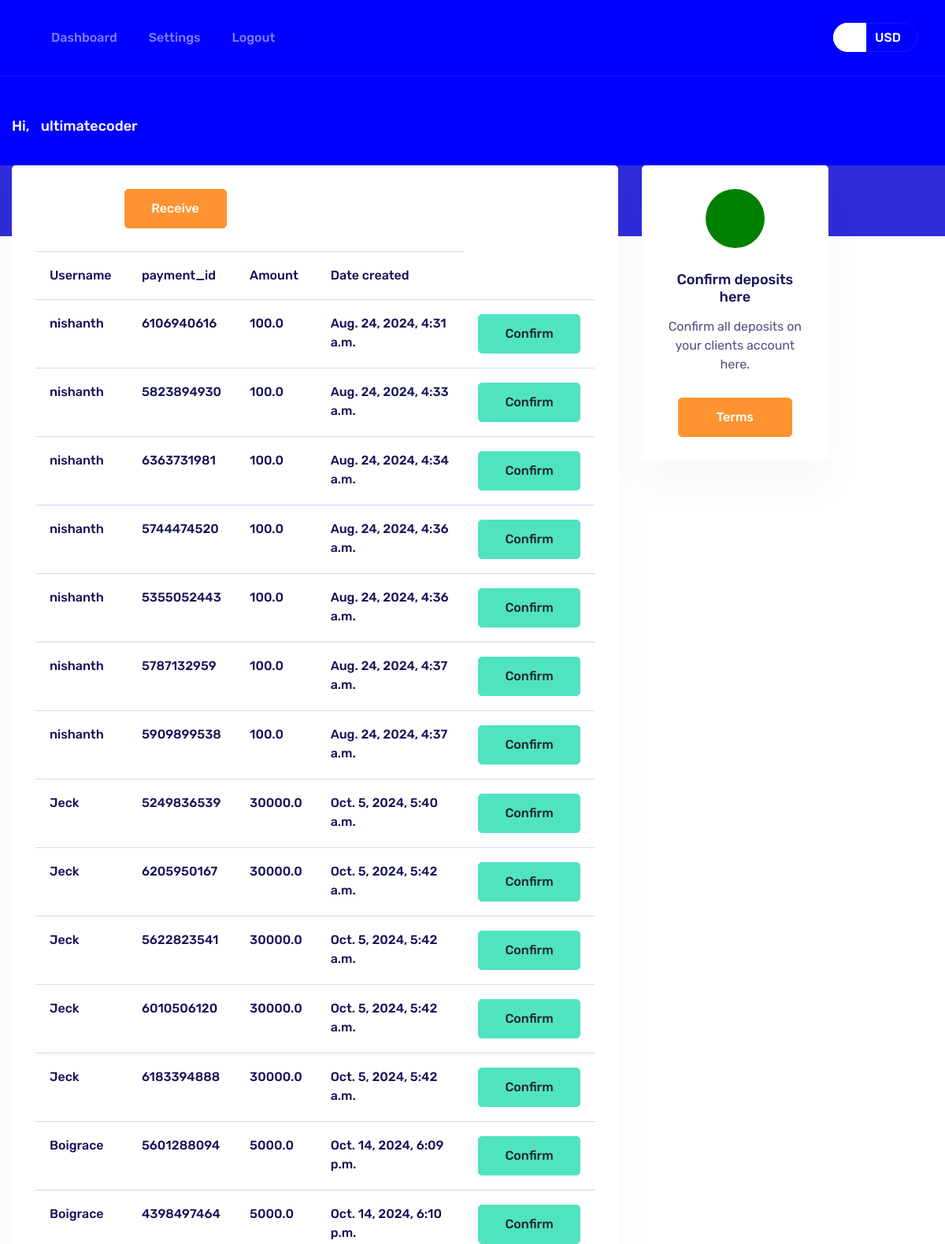
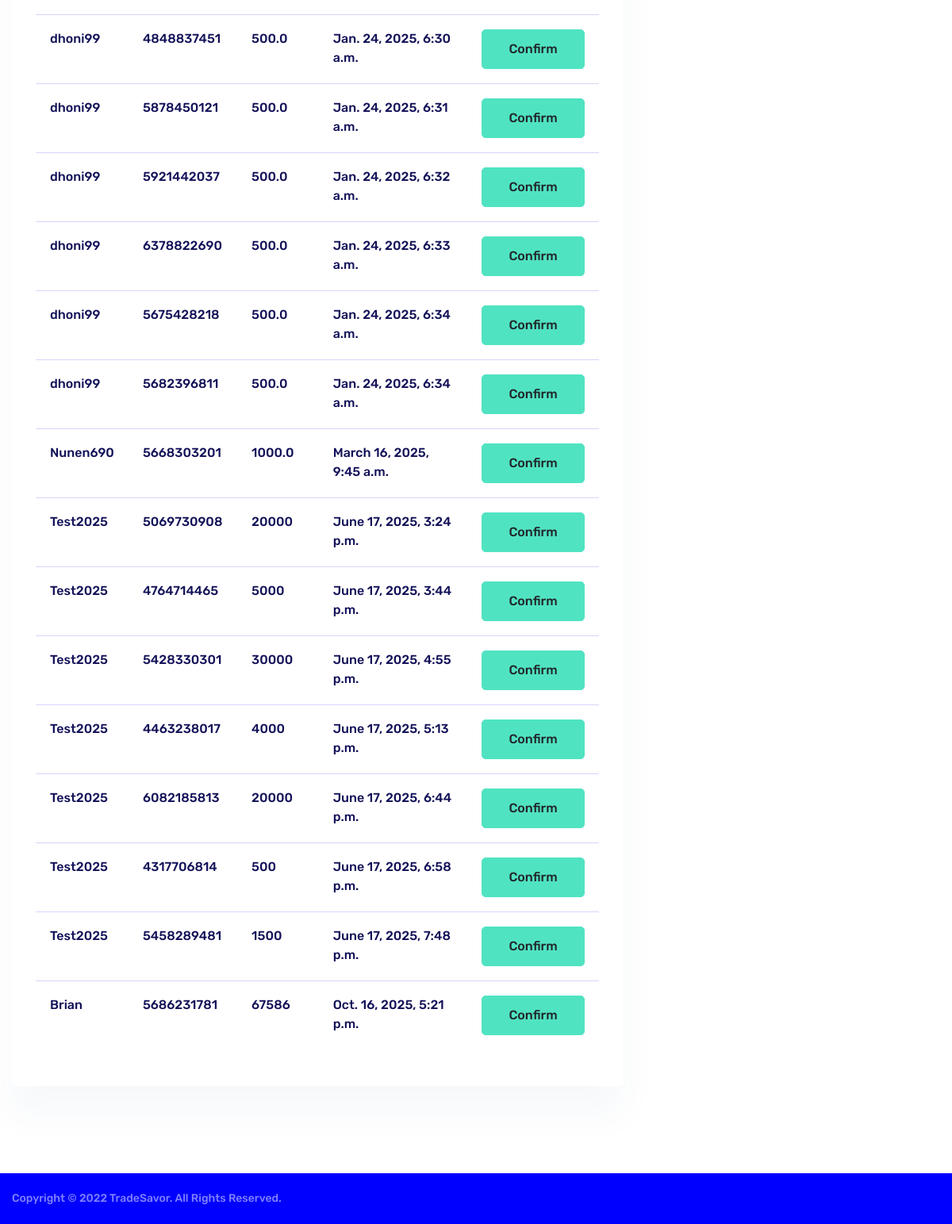
Screenshot of /confirm_deposit/ (signed in) with the database file from the repository (2 pictures, top to bottom).
### finbaapp/models.py (models this page shows, shortened)
class Payment_id(models.Model):
	client= models.ForeignKey(Client, null=True, blank=True, on_delete=models.SET_NULL)
	payment_id= models.CharField(max_length=200, null=True)
	price_amount= models.CharField(max_length=200, null=True)
	investment_plan= models.FloatField(default=0.0052, null=True)
	investment_plan_name= models.CharField(default='MISSED-INFO', max_length=20, null=True, blank=True)
	contract_duration= models.FloatField(default=180, null=True, blank=True)
	date_created= models.DateTimeField(auto_now_add=True, null=True)

class Client(models.Model):
	GENDER= (
		('MALE', 'MALE'),
		('FEMALE', 'FEMALE'),
		('TRANSGENDER', 'TRANSGENDER'),
		('RATHER NOT SAY', 'RATHER NOT SAY'),
		)
	KIN_GENDER= (
		('MALE', 'MALE'),
		('FEMALE', 'FEMALE'),
		('TRANSGENDER', 'TRANSGENDER'),
		('RATHER NOT SAY', 'RATHER NOT SAY'),
		)
	RELATIONSHIP=(
		('FATHER', 'FATHER'),
		('MOTHER', 'MOTHER'),
		('SIBLING', 'SIBLING'),
		('SPOUSE', 'SPOUSE'),
		('OTHERS', 'OTHERS'),
		)
	user= models.OneToOneField(User, on_delete= models.CASCADE)
	bio= models.TextField(blank= True)
	first_name= models.CharField(max_length=64, default='update your account', null=True, blank=True)
	last_name= models.CharField(max_length=64, default='update your account', null=True, blank=True)
	email_address= models.CharField(max_length=64, default='update your account', null=True, blank=True)
	country= models.CharField(max_length=64, default='update your account', null=True, blank=True)
	city= models.CharField(max_length=64, default='update your account', null=True, blank=True)
	home_address= models.CharField(max_length=64, default='update your account', null=True, blank=True)
	Date_of_birth= models.CharField(max_length=64, default='update your account', null=True, blank=True)
	gender= models.CharField(max_length=64, default='update your account', null=True, blank=True, choices=GENDER)
	occupation= models.CharField(max_length=64, default='update your account', null=True, blank=True)
	monthly_income= models.CharField(max_length=64, default='update your account', null=True, blank=True)
	reason_for_investing= models.CharField(max_length=64, default='update your account', null=True, blank=True)
	code= models.CharField(max_length=12, blank=True)
	recommended_by= models.ForeignKey(User, on_delete=models.CASCADE, blank=True, null=True, related_name='ref_by')
	updated= models.DateTimeField(auto_now= True)
	created= models.DateTimeField(auto_now_add= True)
	deposit= models.FloatField(default=0, null=True)
	balance= models.FloatField(default=0,null=True)
	withdrawal= models.FloatField(default=0,null=True)
	profit= models.FloatField(default=0,null=True)
	roi= models.FloatField(default=0.015, null=True)
	investment_plan_name= models.CharField(default='MISSED-INFO', max_length=20, null=True, blank=True)
	contract_duration= models.FloatField(default=180, null=True, blank=True)
	running_days= models.IntegerField(default=0, null=True)
	wallet_address= models.CharField(max_length=400, default='update your account', null=True)
	ID_CARD= models.ImageField(null=True, blank=True)
	next_of_kin_fullname= models.CharField(max_length=64, default='update your account', null=True, blank=True)
	next_of_kin_phonenumber= models.CharField(max_length=64, default='update your account', null=True, blank=True)
	next_of_kin_gender= models.CharField(max_length=64, default='update your account', null=True, blank=True, choices=KIN_GENDER)
	next_of_kin_age= models.CharField(max_length=64, default='update your account', null=True, blank=True,)
	next_of_kin_phonenumber= models.CharField(max_length=64, default='update your account', null=True, blank=True,)
	next_of_kin_home_address= models.CharField(max_length=64, default='update your account', null=True, blank=True,)
	relationship_status_with_next_of_kin= models.CharField(max_length=64, default='update your account', null=True, blank=True, choices=RELATIONSHIP)

### finbaapp/views.py (the view)
# urls.py: path('confirm_deposit/', views.confirm_deposit, name='confirm_deposit' ),
@login_required(login_url='signin')
@staff_member_required
def confirm_deposit(request):
	paymentInfo= Payment_id.objects.all()
	context={'paymentInfo': paymentInfo}
	return render(request, 'finbaapp/confirmdeposit.html', context)

### finbaapp/templates/finbaapp/confirmdeposit.html (shortened to what this page needs)
{% load static %}
<!DOCTYPE html>
<html lang="en">
<head>
    <link rel="stylesheet" href="{% static 'epiruswallet.com/epirus3/waves.min.css' %}">
    <link rel="stylesheet" href="{% static 'epiruswallet.com/epirus3/toastr.min.css' %}">
    <link rel="stylesheet" href="{% static 'epiruswallet.com/epirus3/owl.carousel.min.css' %}">
    <link rel="stylesheet" href="{% static 'epiruswallet.com/epirus3/style.css' %}">
</head>
<body class="dashboard">
<div id="main-wrapper">
    <div class="header dashboard" style="background-color: blue !important;">
        <div class="container">
            <div class="row">
                <div class="col-xl-12">
                    <nav class="navbar navbar-expand-lg navbar-light px-0">
                        <div class="collapse navbar-collapse" id="navbarSupportedContent">
                             <ul class="navbar-nav">
                                <li class="nav-item">
                                    <a class="nav-link" href="{% url 'dashboard' %}">Dashboard</a>
                                </li>
                                <li class="nav-item">
                                    <a class="nav-link" href="{% url 'account_settings' %}">Settings</a>
                                </li>
                                <li class="nav-item">
                                    <a class="nav-link" href="{% url 'logout' %}">Logout</a>
                                </li>
                            </ul>
                        </div>
                        <div class="dashboard_log my-2">
                            <div class="d-flex align-items-center">
                                <div class="account_money">
                                    <ul>
                                        <li class="crypto">
                                        </li>
                                        <li class="usd">
                                            <span> USD</span>
                                        </li>
                                    </ul>
                                </div>
                            </div>
                        </div>
                    </nav>
                </div>
            </div>
        </div>
    </div>
    <div class="page_title section-padding" style="background-color: blue !important;">
        <div class="container">
            <div class="row">
                <div class="col-xl-12">
                    <div class="page_title-content">
                        <p>Hi,
                            <span>{{request.user.username}}</span>
                        </p>
                    </div>
                </div>
            </div>
        </div>
    </div>
        <div class="buy_sell mb-80">
        <div class="container">
            <div class="row">
                <div class="col-xl-8 col-lg-8 col-md-15">
                    <div class="card">
                        <div class="card-body">
                            <div class="buy-sell-widget">
                                <ul class="nav nav-tabs">
                                    <li class="nav-item"><a style="color: #ffffff;" class="btn btn-warning" data-toggle="tab">Receive</a>
                                    </li>
                                </ul>
                                <div class="tab-content tab-content-default">
                                    <div class="tab-pane fade show active" id="buy" role="tabpanel">
                                            <div class="table-responsive">
            <table class="table table-sm">
                <tr>
                    <th>Username</th>
                    <th>payment_id</th>
                    <th>Amount</th>
                    <th>Date created</th>
                </tr>
                {% for i in paymentInfo %}
                <tr>
                    <td>{{i.client.user.username}}</td>
                    <td>{{i.payment_id}}</td>
                    <td>{{i.price_amount}}</td>
                    <td>{{i.date_created}}</td>
                    <td><a class="btn btn-info" href="{% url 'update_payment' i.id %}">Confirm</a></td>
                </tr>
                {% endfor %}
            </table>
        </div>
                                    </div>
                                </div>
                            </div>
                        </div>
                    </div>
                </div>
                <div class="col-xl-4 col-md-3">
                    <div class="row">
                        <div class="col-xl-8">
                            <div class="auth-form card">
                                <div class="card-body">
                                    <form action="#" class="identity-upload">
                                        <div class="identity-content">
                                            <span class="icon"><i class="fa fa-bitcoin"></i></span>
                                            <h4>Confirm deposits here</h4>
                                            <p>Confirm all deposits on your clients account here.</p>
                                        </div>
                                        <div class="text-center">
                                            <a href="{% url 'terms' %}" class="btn btn-warning pl-5 pr-5">Terms</a>
                                        </div>
                                    </form>
                                </div>
                            </div>
                        </div>
                    </div>
                </div>
            </div>
        </div>
    </div>
    <div style="background-color: blue !important" class="footer">
        <div class="container">
            <div class="row align-items-center">
                <div class="col-xl-6 col-md-6">
                    <div class="copy_right">
                        Copyright © 2022 TradeSavor. All Rights Reserved.
                    </div>
                </div>
            </div>
        </div>
    </div>
</div>
</body>
</html>

### rows the page displays
Payment_id: client.user.username "nishanth", payment_id "6106940616", price_amount "100.0", date_created "Aug. 24, 2024, 4:31 a.m."
Payment_id: client.user.username "nishanth", payment_id "5823894930", price_amount "100.0", date_created "Aug. 24, 2024, 4:33 a.m."
Payment_id: client.user.username "nishanth", payment_id "6363731981", price_amount "100.0", date_created "Aug. 24, 2024, 4:34 a.m."
Payment_id: client.user.username "nishanth", payment_id "5744474520", price_amount "100.0", date_created "Aug. 24, 2024, 4:36 a.m."
Payment_id: client.user.username "nishanth", payment_id "5355052443", price_amount "100.0", date_created "Aug. 24, 2024, 4:36 a.m."
Payment_id: client.user.username "nishanth", payment_id "5787132959", price_amount "100.0", date_created "Aug. 24, 2024, 4:37 a.m."
Payment_id: client.user.username "nishanth", payment_id "5909899538", price_amount "100.0", date_created "Aug. 24, 2024, 4:37 a.m."
Payment_id: client.user.username "Jeck", payment_id "5249836539", price_amount "30000.0", date_created "Oct. 5, 2024, 5:40 a.m."
Payment_id: client.user.username "Jeck", payment_id "6205950167", price_amount "30000.0", date_created "Oct. 5, 2024, 5:42 a.m."
Payment_id: client.user.username "Jeck", payment_id "5622823541", price_amount "30000.0", date_created "Oct. 5, 2024, 5:42 a.m."
Payment_id: client.user.username "Jeck", payment_id "6010506120", price_amount "30000.0", date_created "Oct. 5, 2024, 5:42 a.m."
Payment_id: client.user.username "Jeck", payment_id "6183394888", price_amount "30000.0", date_created "Oct. 5, 2024, 5:42 a.m."
Payment_id: client.user.username "Boigrace", payment_id "5601288094", price_amount "5000.0", date_created "Oct. 14, 2024, 6:09 p.m."
Payment_id: client.user.username "Boigrace", payment_id "4398497464", price_amount "5000.0", date_created "Oct. 14, 2024, 6:10 p.m."
Payment_id: client.user.username "dhoni99", payment_id "4848837451", price_amount "500.0", date_created "Jan. 24, 2025, 6:30 a.m."
Payment_id: client.user.username "dhoni99", payment_id "5878450121", price_amount "500.0", date_created "Jan. 24, 2025, 6:31 a.m."
Payment_id: client.user.username "dhoni99", payment_id "5921442037", price_amount "500.0", date_created "Jan. 24, 2025, 6:32 a.m."
Payment_id: client.user.username "dhoni99", payment_id "6378822690", price_amount "500.0", date_created "Jan. 24, 2025, 6:33 a.m."
Payment_id: client.user.username "dhoni99", payment_id "5675428218", price_amount "500.0", date_created "Jan. 24, 2025, 6:34 a.m."
Payment_id: client.user.username "dhoni99", payment_id "5682396811", price_amount "500.0", date_created "Jan. 24, 2025, 6:34 a.m."
Payment_id: client.user.username "Nunen690", payment_id "5668303201", price_amount "1000.0", date_created "March 16, 2025, 9:45 a.m."
Payment_id: client.user.username "Test2025", payment_id "5069730908", price_amount "20000", date_created "June 17, 2025, 3:24 p.m."
Payment_id: client.user.username "Test2025", payment_id "4764714465", price_amount "5000", date_created "June 17, 2025, 3:44 p.m."
Payment_id: client.user.username "Test2025", payment_id "5428330301", price_amount "30000", date_created "June 17, 2025, 4:55 p.m."
Payment_id: client.user.username "Test2025", payment_id "4463238017", price_amount "4000", date_created "June 17, 2025, 5:13 p.m."
Payment_id: client.user.username "Test2025", payment_id "6082185813", price_amount "20000", date_created "June 17, 2025, 6:44 p.m."
Payment_id: client.user.username "Test2025", payment_id "4317706814", price_amount "500", date_created "June 17, 2025, 6:58 p.m."
Payment_id: client.user.username "Test2025", payment_id "5458289481", price_amount "1500", date_created "June 17, 2025, 7:48 p.m."
Payment_id: client.user.username "Brian", payment_id "5686231781", price_amount "67586", date_created "Oct. 16, 2025, 5:21 p.m."

### other values shown
{{ request.user.username }} "ultimatecoder"
